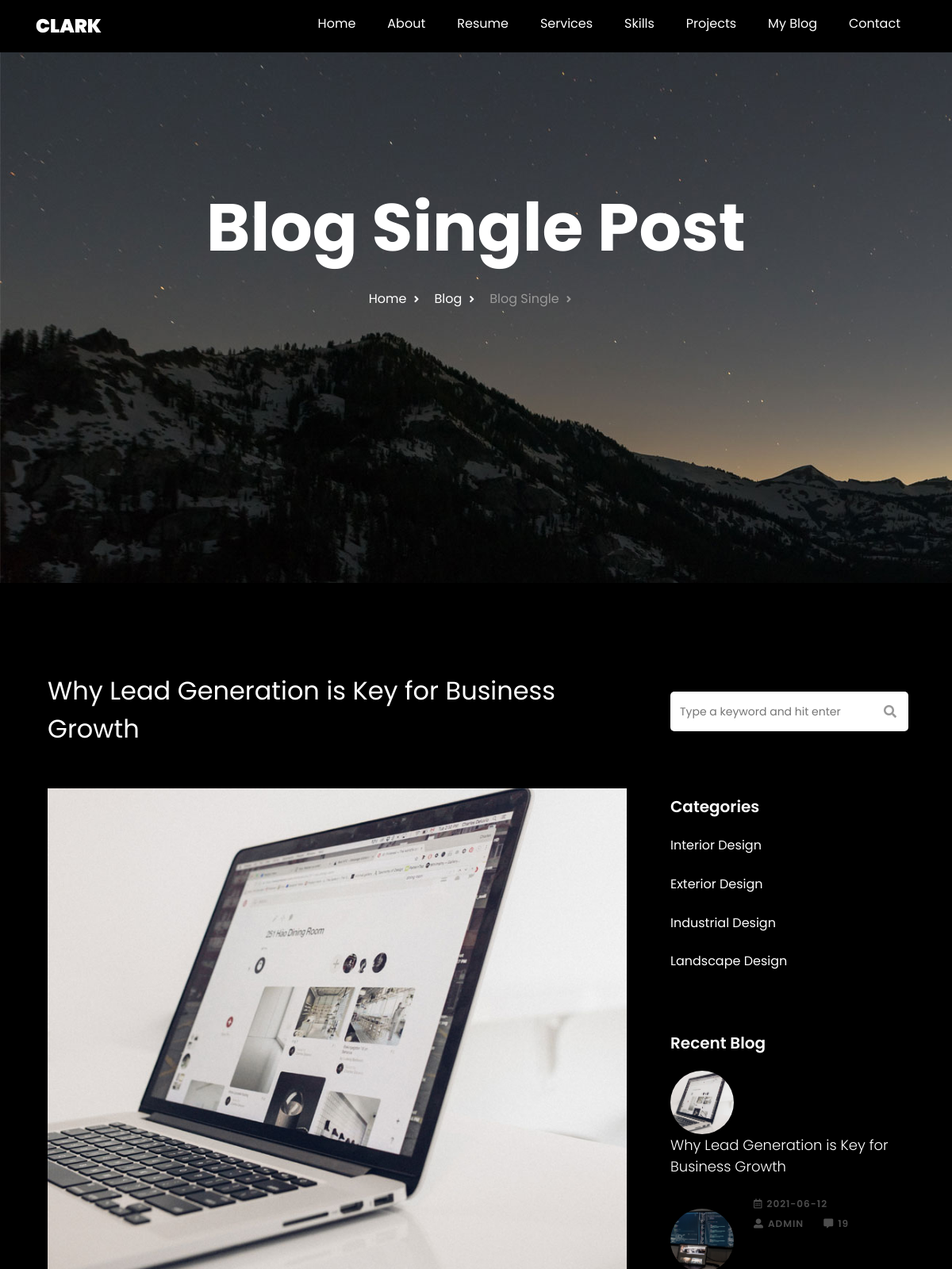
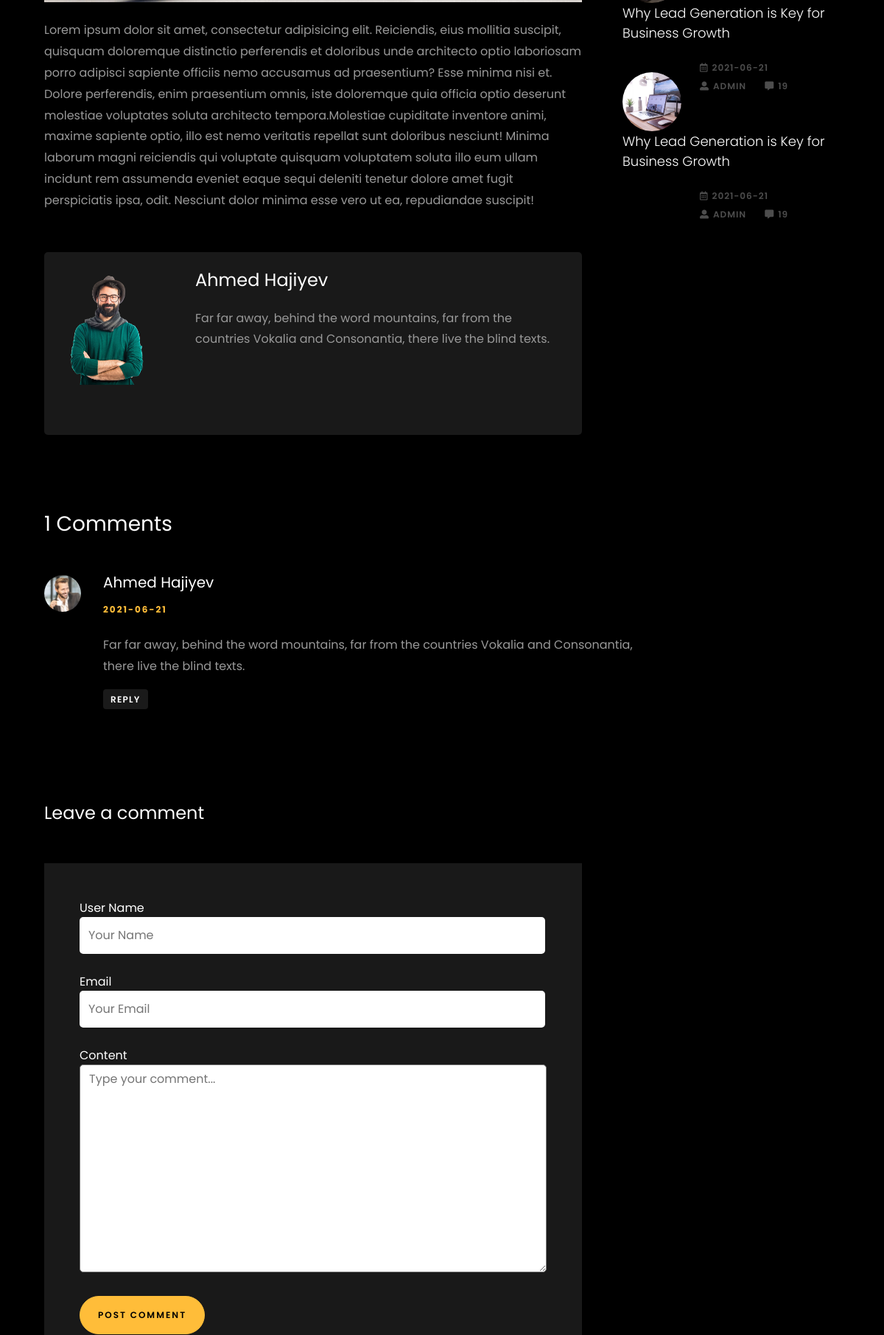
Screenshot of /single-blog/3 (upper part) with the database file from the repository (2 pictures, top to bottom).
### PortfolioProject/models.py (models this page shows, shortened)
class Blog(db.Model):
    __tablename__ = 'blog'
    id = db.Column(db.Integer, primary_key=True)
    title = db.Column(db.String(100), nullable=False)
    date_posted = db.Column(db.DateTime, default=datetime.utcnow)
    short_description = db.Column(db.String(100), nullable=False)
    description = db.Column(db.Text, nullable=False)
    image = db.Column(db.String(20), default='uploads/default.jpeg')
    category = db.Column(db.Integer, db.ForeignKey('blogcategory.id'), nullable=False)
    comments = db.relationship('Comment', backref='host', lazy=True)

class About(db.Model):
    __tablename__= 'about'
    id = db.Column(db.Integer, primary_key=True)
    name = db.Column(db.String(100), nullable=False)
    brth_day = db.Column(db.Integer, nullable=False)
    adress = db.Column(db.String(100), nullable=False)
    zip_code = db.Column(db.Integer, nullable=False)
    email = db.Column(db.String(100), nullable=False)
    phone = db.Column(db.Integer, nullable=False)
    image = db.Column(db.String(20), default='uploads/default.jpeg')
    description = db.Column(db.Text, nullable=False)

class Comment(db.Model):
    id = db.Column(db.Integer, primary_key=True)
    date_writed = db.Column(db.DateTime, nullable=False, default=datetime.utcnow)
    content = db.Column(db.Text, nullable=False)
    user_name = db.Column(db.String(20), nullable=False)
    email = db.Column(db.String(20), nullable=False)
    blog_id = db.Column(db.Integer, db.ForeignKey('blog.id'), nullable=False)

class BlogCategory(db.Model):
    __tablename__ = 'blogcategory'
    id = db.Column(db.Integer, primary_key=True)
    title = db.Column(db.String(100), nullable=False)
    category = db.relationship(Blog, backref='blogcategories', lazy=True, cascade='all,delete')

### PortfolioProject/controlers.py (the view)
@app.route('/single-blog/<int:id>' , methods=['GET','POST'])
def single_blog(id):
    about = About.query.filter_by().first()
    blog = Blog.query.get_or_404(id)
    blogs = Blog.query.all()[-3:]
    blogcategories = BlogCategory.query.all()
    comments = blog.comments
    comment_count = Comment.query.filter(Comment.blog_id == blog.id).count()
    form = CommentForm()
    if form.validate_on_submit():
        comment = Comment(user_name=form.name.data, email=form.email.data, content=form.content.data, host=blog)
        db.session.add(comment)
        db.session.commit()
        return redirect(url_for('single_blog',id=blog.id , comment=comment, comments=comments, comment_count=comment_count))
    return render_template('blog.html/', blog=blog, blogs=blogs, form=form , comments=comments, comment_count=comment_count, blogcategories=blogcategories, about=about)

### PortfolioProject/forms.py
class CommentForm(FlaskForm):
    content = TextAreaField('Content', validators=[DataRequired()], render_kw={"placeholder": "Type your comment..."})
    submit = SubmitField('POST COMMENT')
    name= StringField('User Name',  validators=[DataRequired()] , render_kw={"placeholder": "Your Name"})
    email = StringField('Email', validators=[DataRequired(), Email()], render_kw={"placeholder": "Your Email"})

### PortfolioProject/templates/blog.html (shortened to what this page needs)
<!DOCTYPE html>
<html lang="en">
<head>
    <link rel="stylesheet" href="https://cdnjs.cloudflare.com/ajax/libs/font-awesome/5.15.3/css/all.min.css" />
    <link rel="stylesheet" href="{{url_for('static', filename = 'css/blogStyle.css')}}">
</head>
<body>
    <header>
        <div class="header">
            <div class="header-nav">
                <div class="header-logo">
                    <a href="/">Clark</a>
                </div>
                <div class="header-list">
                    <ul>
                        <a href="{{url_for('main_page')}}">
                            <li>Home</li>
                        </a>
                        <a href="">
                            <li>About</li>
                        </a>
                        <a href="">
                            <li>Resume</li>
                        </a>
                        <a href="">
                            <li>Services</li>
                        </a>
                        <a href="">
                            <li>Skills</li>
                        </a>
                        <a href="">
                            <li>Projects</li>
                        </a>
                        <a href="">
                            <li>My Blog</li>
                        </a>
                        <a href="">
                            <li>Contact</li>
                        </a>
                    </ul>
                    </div>
            </div>
    </header>
    <main>
        <div class="single-blog">
            <div class="single-blog-container">
                <div class="single-blog-container-text">
                    <h1>Blog Single Post</h1>
                    <p>
                        <span>
                            <a href="/">Home <i class="fas fa-angle-right"></i></a>
                        </span>
                            <span>
                            <a href="/blog">Blog <i class="fas fa-angle-right"></i></a>
                        </span>
                            <span>
                            Blog Single <i class="fas fa-angle-right"></i>
                        </span>
                            </p>
                </div>
            </div>
        </div>
        <div class="single-blog-main">
            <div class="single-blog-main-container">
                <div class="row1">
                    <h2>{{blog.title}}</h2>
                    <p>
                        <img src="../static/uploads/{{ blog.image }}" alt="">
                    </p>
                    <p>{{blog.description}}</p>
                    <br>
                    <br>
                    <br>
                    <div class="about">
                        <div class="image">
                            <img src="../static/uploads/{{about.image}}" alt="">
                        </div>
                        <div class="text">
                            <h3>{{about.name}}</h3>
                            <p>{{about.description}}
                            </p>
                        </div>
                    </div>
                    <div class="comments">
                        <h3>{{comment_count}} Comments</h3>
                        <ul>
                            {% for comment in comments %}
                            <li>
                                <div class="minImageDiv">
                                    <img src="{{url_for('static', filename='img/person_1.jpg')}}" alt="" class="minImg">
                                </div>
                                <div class="comment-body">
                                    <h3>{{ comment.user_name}}</h3>
                                    <span>{{ comment.date_writed.strftime('%Y-%m-%d') }}</span>
                                    <p>{{ comment.content}}
                                    </p>
                                    <a href="">Reply</a>
                                </div>
                            </li>
                            {% endfor %}
                        </ul>
                    </div>
                    <div class="comment-form">
                        <h3>Leave a comment</h3>
                        <form action="" method="POST">
                            <div class="form-group">
                                {{ form.name.label }} {{ form.name }}
                            </div>
                            <div class="form-group">
                                {{ form.email.label }} {{ form.email }}
                            </div>
                            <div class="form-group">
                                {{ form.content.label }} {{ form.content }}
                            </div>
                            {{ form.submit(class="submit") }}
                        </form>
                    </div>
                </div>
                <div class="row2">
                    <div class="sidebar">
                        <input type="text" placeholder="Type a keyword and hit enter">
                        <i class="fas fa-search"></i>
                    </div>
                    <div class="categories">
                        <h3>Categories</h3>
                        {% for blogcategories in blogcategories %}
                        <li> <a href="">{{blogcategories.title}}</a> </li>
                        {% endfor %}
                    </div>
                    <div class="recent-blog">
                        <h3>Recent Blog</h3>
                        {% for blog in blogs %}
                        <div class="blog1">
                            <a href="{{url_for('single_blog', id=blog.id)}}" class="image"> <img src="../static/uploads/{{blog.image}}" alt=""></a>
                            <h3 class="heading"> <a href="{{url_for('single_blog', id=blog.id)}}"> {{blog.title}}</a></h3>
                            <div class="date">
                                <div> <a href="{{url_for('single_blog', id=blog.id)}}"><i class="far fa-calendar-alt"></i>{{blog.date_posted.strftime('%Y-%m-%d')}}</a> </div>
                                <div> <a href="{{url_for('single_blog', id=blog.id)}}"><i class="fas fa-user-alt"></i>Admin</a> </div>
                                <div> <a href="{{url_for('single_blog', id=blog.id)}}"><i class="fas fa-comment-alt "></i>19</a> </div>
                            </div>
                        </div>
                        {% endfor %}
                    </div>
                    <div class="tag-cloud">
                    </div>
                </div>
            </div>
        </div>
        </main>
</body>
</html>

### PortfolioProject/static/css/style.css (style rules this page uses)
* { box-sizing: border-box; margin: 0; font-family: 'Poppins', sans-serif; background-color: transparent; }
body { background-color: black; color: white; }
a { text-decoration: none; color: #fff; }
header { background-color: black; width: 100%; }
.header { background-color: #000000; position: fixed; z-index: 1; display: flex; justify-content: center; width: 100%; height: 66px; }
.header .header-nav { display: flex; }
.header .header-nav .header-logo { width: 10%; height: 100%; display: flex; justify-content: flex-start; margin: 0; }
.header .header-nav .header-logo a { padding-top: .7rem; padding-bottom: .7rem; margin: 0 16px 0 0; font-weight: 900; font-size: 24px; line-height: 43.2px; text-transform: uppercase; color: #fff; }
.header .header-nav .header-list { display: inline-block; width: 90%; min-width: 1011px; height: 52px; display: flex; align-items: center; justify-content: flex-end; font-size: 16px; font-weight: 400; line-height: 28.8px; }
.header .header-nav .header-list ul { display: flex; list-style: none; }
.header .header-nav .header-list a { position: relative; }
.header .header-nav .header-list li { font-size: 16px; padding-top: 1.3rem; padding-bottom: 0.7rem; padding-left: 20px; padding-right: 20px; color: #fff; }
.about { width: 100%; height: 743px; padding: 112px 0px 0px; display: flex; justify-content: center; position: relative; }
.footer .footer-container a, li { font-size: 16px; line-height: 28.8px; font-weight: 400; color: rgba(255, 255, 255, .7); }

### rows the page displays
Blog: title "Why Lead Generation is Key for Business Growth", image (picture), description "Lorem ipsum dolor sit amet, consectetur adipisicing elit. Reiciendis, eius mollitia suscipit, quisquam doloremque distinctio perferendis et doloribus unde architecto optio laboriosam porro adipisci sapiente officiis nemo accusamus ad praesentium? Esse minima nisi et. Dolore perferendis, enim praesentium omnis, iste doloremque quia officia optio deserunt molestiae voluptates soluta architecto tempora.Molestiae cupiditate inventore animi, maxime sapiente optio, illo est nemo veritatis repellat sunt doloribus nesciunt! Minima laborum magni reiciendis qui voluptate quisquam voluptatem soluta illo eum ullam incidunt rem assumenda eveniet eaque sequi deleniti tenetur dolore amet fugit…", date_posted "2021-06-12"
About: image (picture), name "Ahmed Hajiyev", description "Far far away, behind the word mountains, far from the countries Vokalia and Consonantia, there live the blind texts."
Comment: user_name "Ahmed Hajiyev", date_writed "2021-06-21", content "Far far away, behind the word mountains, far from the countries Vokalia and Consonantia, there live the blind texts."
BlogCategory: title "Interior Design"
BlogCategory: title "Exterior Design"
BlogCategory: title "Industrial Design"
BlogCategory: title "Landscape Design"
Blog: image (picture), title "Why Lead Generation is Key for Business Growth", date_posted "2021-06-21"
Blog: image (picture), title "Why Lead Generation is Key for Business Growth", date_posted "2021-06-21"

### other values shown
{{ comment_count }} "1"
